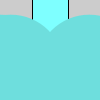
Frame 1 (no input)
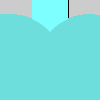
Frame 60 (the mouse pressed at the canvas centre just before this capture)
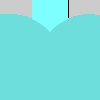
Frame 120 (the mouse held since frame 60 and released just before this capture)

The Processing sketch that drew these frames (run headless with seeded random() and noise(); from frame 60 on, the mouse is pressed at the canvas centre):

// Processing sketch: Tak
// ── Tak.pde
enum ViewMode
{
  Board, Move
}
ViewMode mode = ViewMode.Board;

void setup()
{
  setupUI();
}
void draw()
{
  switch(mode)
  {
    case Board: drawBoard(); break;
    case Move: break;
  }
}
void mousePressed()
{
  detectBoardTouch();
}

// ── Board.pde
import java.util.Stack;

class Board
{
  //Specific
  Stone[][][] arr;
  //Highlight
  float highX=-1, highY=-1;
  //Initialise a new board
  Board(){
   arr = new Stone[5][][];
   for(int i=0; i<5;i++){
     arr[i] = new Stone[5][];
     for(int j=0; j<5;j++)
     arr[i][j] = new Stone[1];
   }
  }  
  //draw the board filling in square
  void drawBoard(
    float x, float y, float w, float h
    )
  {
    for(int i=0;i<5;i++)
      for(int j=0;j<5;j++){
        fill(fillTile(i,j));
        rect(x+(w/5)*i,y+(h/5)*j,w/5,h/5);
      }
  }
  private color fillTile(float x, float y)
  {
    //highlight
    if(x==highX && y==highY) return color(#FF6F00);
    //black
    if((x+y)%2==0) return color(0);
    //grey
    return color(100);
  }
  //select a tile on the board
  void selectTile(float x, float y)
  {
    this.highX = x; 
    this.highY = y;
  }
}

// ── Stone.pde
enum Stone{
  //Three types of stones
  flat,
  standing,
  capstone;

  public String toString()
  {
    switch(this)
    {
      case capstone: return "C";
      case standing: return "S";
      case flat: 
      default: return "F";
    }
  }
  public boolean canBeStackedOnBy(Stone other)
  {
    switch(this)
    {
      case capstone: return false;
      case standing: return other == Stone.capstone;
      case flat:
      default: return true;
    }
  }
}

// ── UIManager.pde
//Fixed sketch values
float margin = 32;
//Board fixed values
Board board;
float bx, by, bw, bh, chunkSize;
void setupUI()
{
  board = new Board();
  bw = width - margin*2;
  bh = bw;
  bx = margin;
  by = (height - bh)/3;
  chunkSize = by - margin*2;
}

//Board control area
void drawBoard()
{
  board.drawBoard(bx, by, bw, bh);
  drawStack();
  drawButtons();
}
void detectBoardTouch()
{
  //detect the touch if it is within the area of the board
  if(by <= mouseY && mouseY<= (by+bh))
  {
  float shiftX = mouseX-bx;
  float shiftY = mouseY-by;
  int x = (int)(shiftX/(bw/5f));
  int y = (int)(shiftY/(bh/5f));
  board.selectTile(x,y);
  } 
}
//Stack control area
void drawStack()
{
  float bannerWidth = width - margin*2;
  float bannerHeight = chunkSize;
  float bannerX = margin;
  float bannerY = margin;
  //Setup the color for the background
  fill(#7EFFFF);
  rect(bannerX,bannerY,bannerWidth,bannerHeight);
}
//Button control area
void drawButtons()
{
  pushMatrix();
  
  float bannerWidth = width - margin*2;
  float bannerHeight = chunkSize;
  float bannerX = margin;
  float bannerY = bh + bannerHeight + margin*3;
  translate(bannerX,bannerY);
  ellipseMode(CORNER);
  noStroke();
  //outer fill
  fill(#7EFFFF);
  //background area 1
  ellipse(0,0,chunkSize,chunkSize);
  ellipse(chunkSize + margin, 0, chunkSize, chunkSize);
  rect(chunkSize/2, 0, chunkSize+margin, chunkSize);
  //background area 2
  ellipse(bannerWidth-chunkSize, 0, chunkSize, chunkSize);
  //inner fill
  fill(#6EDEDD);
  //buttons 1
  ellipse(margin, margin, chunkSize-2*margin, chunkSize-2*margin);
  ellipse(chunkSize + margin*2, margin, chunkSize-2*margin, chunkSize-2*margin);
  //buttons 2
  ellipse(bannerWidth-chunkSize+margin, margin, chunkSize-2*margin,chunkSize-2*margin);
  
  popMatrix();
}
